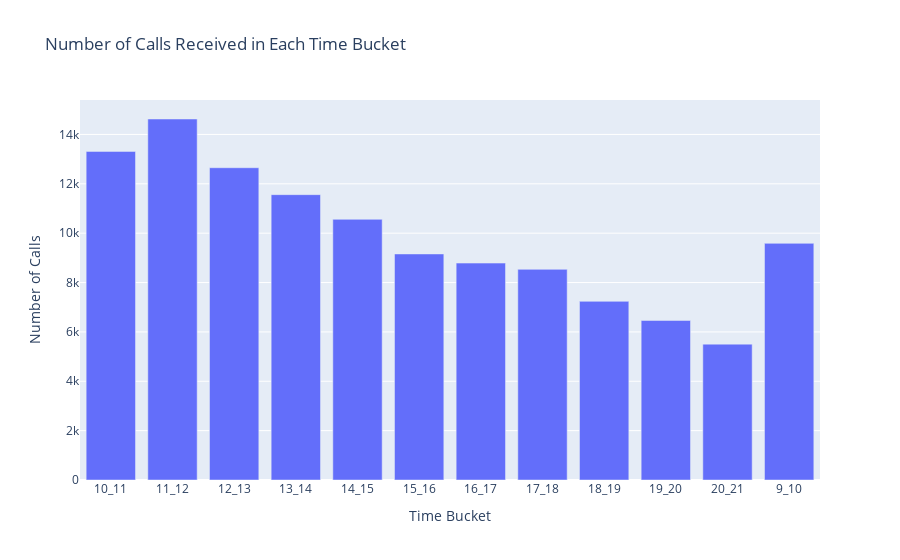
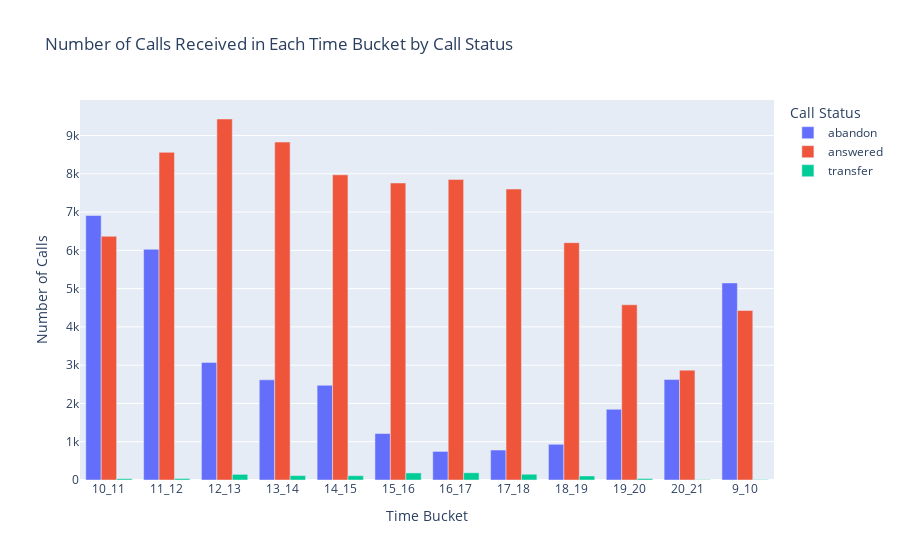

Write notebook code for charts like these, in order.
### Markdown cell above
# Call Volume Analysis
Visualize the total number of calls received. This should be represented as a graph or chart showing the number of calls against time. Time should be represented in buckets (e.g., 1-2, 2-3, etc.).
Your Task: Can you create a chart or graph that shows the number of calls received in each time bucket?

### Code cell
call_count_per_bucket= df.groupby('Time_Bucket').size().reset_index(name='Call_Count')
call_count_per_bucket_sort = call_count_per_bucket.sort_values(by= 'Time_Bucket')
fig = px.bar(call_count_per_bucket_sort, x='Time_Bucket', y='Call_Count', 
             title='Number of Calls Received in Each Time Bucket',
             labels={'Time_Bucket': 'Time Bucket', 'Call_Count': 'Number of Calls'})



# Show the plot
fig.show()
call_count_per_bucket_status = df.groupby(['Time_Bucket', 'Call_Status']).size().reset_index(name='Call_Count')

# Create grouped bar chart using Plotly Express
fig = px.bar(call_count_per_bucket_status, x='Time_Bucket', y='Call_Count', color='Call_Status',
             title='Number of Calls Received in Each Time Bucket by Call Status',
             labels={'Time_Bucket': 'Time Bucket', 'Call_Count': 'Number of Calls', 'Call_Status': 'Call Status'},
             barmode='group')

# Show the plot
fig.show()
call_count_per_bucket_status.to_excel('call_count_per_bucket_status.xlsx')

### Figure 1 — Plotly figure (JSON) as saved in the notebook; plotly's stock layout.template omitted (floating-point values rounded to 4 significant figures)
{"data": [{"alignmentgroup": "True", "hovertemplate": "Time Bucket=%{x}<br>Number of Calls=%{y}<extra></extra>", "legendgroup": "", "marker": {"color": "#636efa", "pattern": {"shape": ""}}, "name": "", "offsetgroup": "", "orientation": "v", "showlegend": false, "textposition": "auto", "type": "bar", "x": ["10_11", "11_12", "12_13", "13_14", "14_15", "15_16", "16_17", "17_18", "18_19", "19_20", "20_21", "9_10"], "xaxis": "x", "y": [13313, 14626, 12652, 11561, 10561, 9159, 8788, 8534, 7238, 6463, 5505, 9588], "yaxis": "y"}], "layout": {"barmode": "relative", "legend": {"tracegroupgap": 0}, "title": {"text": "Number of Calls Received in Each Time Bucket"}, "xaxis": {"anchor": "y", "domain": [0, 1], "title": {"text": "Time Bucket"}}, "yaxis": {"anchor": "x", "domain": [0, 1], "title": {"text": "Number of Calls"}}}}

### Figure 2 — Plotly figure (JSON) as saved in the notebook; plotly's stock layout.template omitted (floating-point values rounded to 4 significant figures)
{"data": [{"alignmentgroup": "True", "hovertemplate": "Call Status=abandon<br>Time Bucket=%{x}<br>Number of Calls=%{y}<extra></extra>", "legendgroup": "abandon", "marker": {"color": "#636efa", "pattern": {"shape": ""}}, "name": "abandon", "offsetgroup": "abandon", "orientation": "v", "showlegend": true, "textposition": "auto", "type": "bar", "x": ["10_11", "11_12", "12_13", "13_14", "14_15", "15_16", "16_17", "17_18", "18_19", "19_20", "20_21", "9_10"], "xaxis": "x", "y": [6911, 6028, 3073, 2617, 2475, 1214, 747, 783, 933, 1848, 2625, 5149], "yaxis": "y"}, {"alignmentgroup": "True", "hovertemplate": "Call Status=answered<br>Time Bucket=%{x}<br>Number of Calls=%{y}<extra></extra>", "legendgroup": "answered", "marker": {"color": "#EF553B", "pattern": {"shape": ""}}, "name": "answered", "offsetgroup": "answered", "orientation": "v", "showlegend": true, "textposition": "auto", "type": "bar", "x": ["10_11", "11_12", "12_13", "13_14", "14_15", "15_16", "16_17", "17_18", "18_19", "19_20", "20_21", "9_10"], "xaxis": "x", "y": [6368, 8560, 9432, 8829, 7974, 7760, 7852, 7601, 6200, 4578, 2870, 4428], "yaxis": "y"}, {"alignmentgroup": "True", "hovertemplate": "Call Status=transfer<br>Time Bucket=%{x}<br>Number of Calls=%{y}<extra></extra>", "legendgroup": "transfer", "marker": {"color": "#00cc96", "pattern": {"shape": ""}}, "name": "transfer", "offsetgroup": "transfer", "orientation": "v", "showlegend": true, "textposition": "auto", "type": "bar", "x": ["10_11", "11_12", "12_13", "13_14", "14_15", "15_16", "16_17", "17_18", "18_19", "19_20", "20_21", "9_10"], "xaxis": "x", "y": [34, 38, 147, 115, 112, 185, 189, 150, 105, 37, 10, 11], "yaxis": "y"}], "layout": {"barmode": "group", "legend": {"title": {"text": "Call Status"}, "tracegroupgap": 0}, "title": {"text": "Number of Calls Received in Each Time Bucket by Call Status"}, "xaxis": {"anchor": "y", "domain": [0, 1], "title": {"text": "Time Bucket"}}, "yaxis": {"anchor": "x", "domain": [0, 1], "title": {"text": "Number of Calls"}}}}
